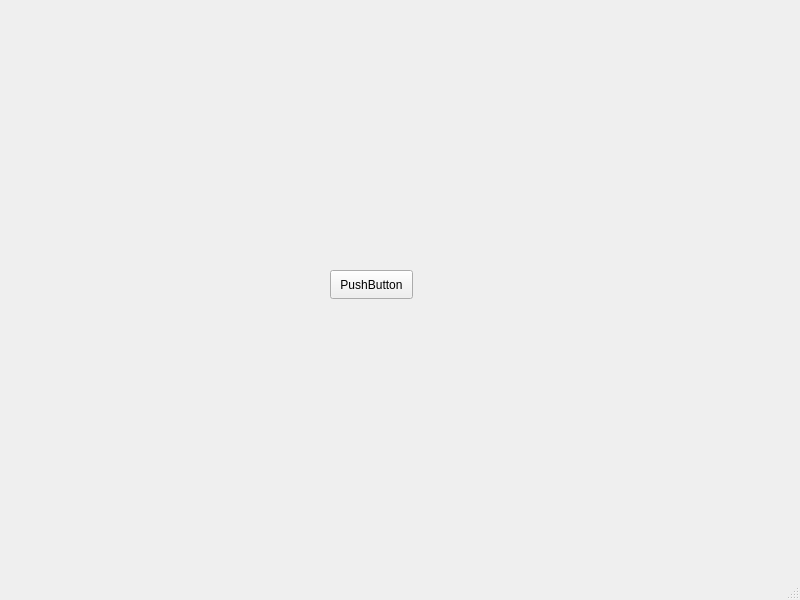
<?xml version="1.0" encoding="UTF-8"?>
<ui version="4.0">
 <class>MainWindow</class>
 <widget class="QMainWindow" name="MainWindow">
  <property name="geometry">
   <rect>
    <x>0</x>
    <y>0</y>
    <width>800</width>
    <height>600</height>
   </rect>
  </property>
  <property name="windowTitle">
   <string>MainWindow</string>
  </property>
  <widget class="QWidget" name="centralwidget">
   <widget class="QPushButton" name="pushButton">
    <property name="geometry">
     <rect>
      <x>330</x>
      <y>270</y>
      <width>83</width>
      <height>29</height>
     </rect>
    </property>
    <property name="text">
     <string>PushButton</string>
    </property>
   </widget>
  </widget>
  <widget class="QMenuBar" name="menubar">
   <property name="geometry">
    <rect>
     <x>0</x>
     <y>0</y>
     <width>800</width>
     <height>21</height>
    </rect>
   </property>
  </widget>
  <widget class="QStatusBar" name="statusbar"/>
 </widget>
 <resources/>
 <connections/>
</ui>
